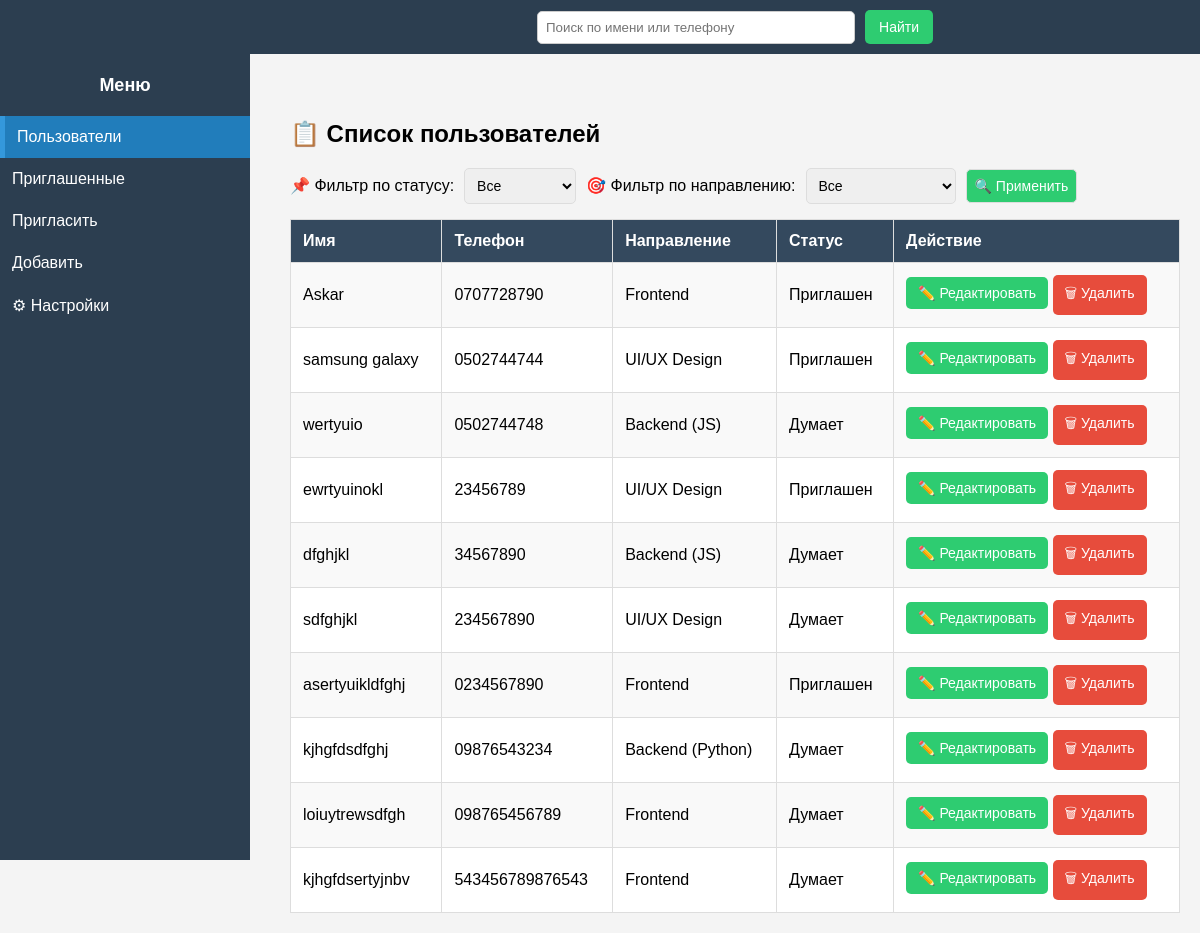
Before: / with the older database file.
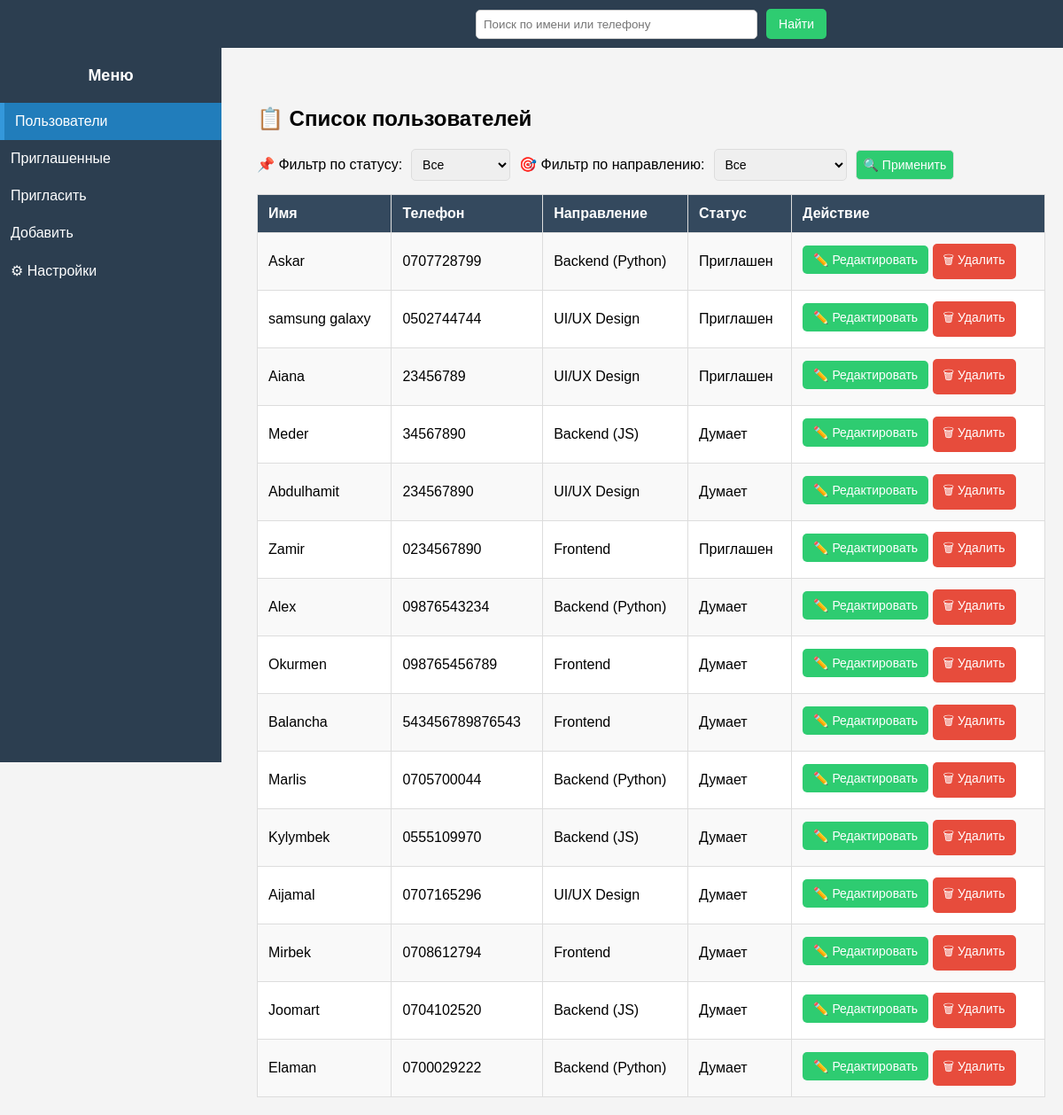
After: the same page with the newer database file.
### users/models.py (models this page shows, shortened)
class UserProfile(models.Model):
    STATUS_CHOICES = [
        ('thinking', 'Думает'),
        ('invited', 'Приглашен'),
    ]
    DIRECTION_CHOICES = [
        ('backend_python', 'Backend (Python)'),
        ('backend_js', 'Backend (JS)'),
        ('frontend', 'Frontend'),
        ('design', 'UI/UX Design'),
    ]
    name = models.CharField(max_length=100)
    phone = models.CharField(max_length=20, unique=True)
    status = models.CharField(max_length=10, choices=STATUS_CHOICES, default='thinking')
    direction = models.CharField(max_length=20, choices=DIRECTION_CHOICES, blank=True, null=True)
    updated_by = models.ForeignKey(User, on_delete=models.SET_NULL, null=True, blank=True)
    updated_at = models.DateTimeField(auto_now=True)

### users/views.py (the view)
# urls.py: path('', user_list, name='user_list'),
def user_list(request):
    query = request.GET.get('q')
    status_filter = request.GET.get('status')
    direction_filter = request.GET.get('direction')
    users = UserProfile.objects.all()  # Бардык колдонуучуларды алуу
    if query:
        users = users.filter(name__icontains=query) | users.filter(phone__icontains=query)
    if status_filter:
        users = users.filter(status=status_filter)
    if direction_filter:
        users = users.filter(direction=direction_filter)
    return render(request, 'users/user_list.html', {'users': users})

### users/templates/users/user_list.html (shortened to what this page needs)
{% extends 'users/base.html' %}
{% block content %}
<h2>📋 Список пользователей</h2>
<form method="get" class="filter-form">
    <label>📌 Фильтр по статусу:</label>
    <select name="status">
        <option value="">Все</option>
    </select>
    <label>🎯 Фильтр по направлению:</label>
    <select name="direction">
        <option value="">Все</option>
    </select>
    <button type="submit" class="btn-filter">🔍 Применить</button>
</form>
<table class="user-table">
    <tr>
        <th>Имя</th>
        <th>Телефон</th>
        <th>Направление</th>
        <th>Статус</th>
        <th>Действие</th>
    </tr>
    {% for user in users %}
    <tr>
        <td>{{ user.name }}</td>
        <td>{{ user.phone }}</td>
        <td>{{ user.get_direction_display }}</td>
        <td>{{ user.get_status_display }}</td>
        <td>
            <a href="{% url 'edit_user' user.id %}" class="btn btn-edit">✏️ Редактировать</a>
            <form method="post" action="{% url 'delete_user' user.id %}" style="display:inline;">
                <button type="submit" class="btn btn-delete">🗑 Удалить</button>
            </form>
        </td>
    </tr>
    {% empty %}
    <tr>
        <td colspan="5" style="text-align: center;">❌ Ничего не найдено</td>
    </tr>
    {% endfor %}
</table>
{% endblock %}

Changed rows visible on the page:
removed UserProfile: name "wertyuio", phone "0502744748", direction "Backend (JS)", status "Думает"
changed UserProfile "Askar": phone "0707728790" → "0707728799"; direction "Frontend" → "Backend (Python)"
changed UserProfile: name "ewrtyuinokl" → "Aiana"
changed UserProfile: name "dfghjkl" → "Meder"
changed UserProfile: name "sdfghjkl" → "Abdulhamit"
changed UserProfile: name "asertyuikldfghj" → "Zamir"
changed UserProfile: name "kjhgfdsdfghj" → "Alex"
changed UserProfile: name "loiuytrewsdfgh" → "Okurmen"
changed UserProfile: name "kjhgfdsertyjnbv" → "Balancha"
added UserProfile: name "Marlis", phone "0705700044", direction "Backend (Python)", status "Думает"
added UserProfile: name "Kylymbek", phone "0555109970", direction "Backend (JS)", status "Думает"
added UserProfile: name "Aijamal", phone "0707165296", direction "UI/UX Design", status "Думает"
added UserProfile: name "Mirbek", phone "0708612794", direction "Frontend", status "Думает"
added UserProfile: name "Joomart", phone "0704102520", direction "Backend (JS)", status "Думает"
added UserProfile: name "Elaman", phone "0700029222", direction "Backend (Python)", status "Думает"
